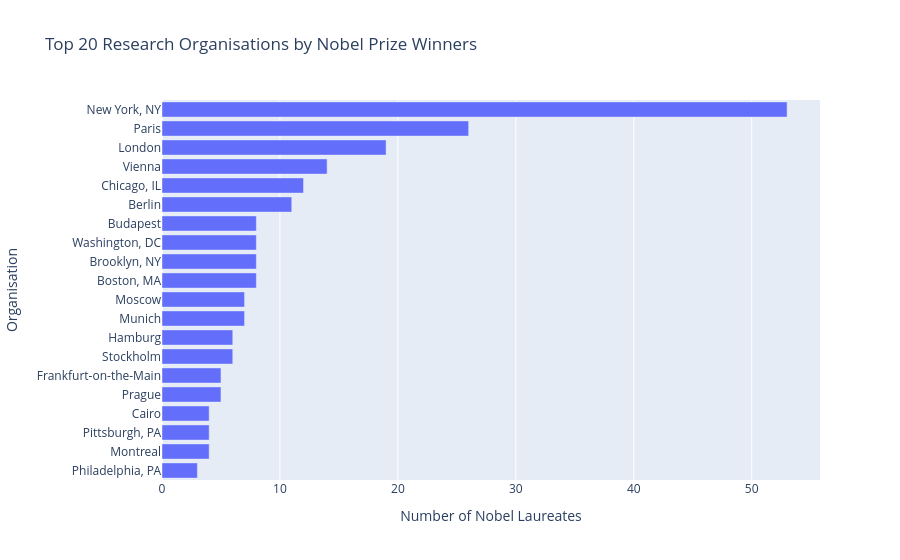

The notebook cell this image was saved under:
### Markdown cell above
# Where are Nobel Laureates Born? Chart the Laureate Birth Cities 

**Challenge**: 
* Create a plotly bar chart graphing the top 20 birth cities of Nobel laureates. 
* Use a named colour scale called `Plasma` for the chart.
* What percentage of the United States prizes came from Nobel laureates born in New York? (18.86120996441281)
* How many Nobel laureates were born in London, Paris and Vienna? (19, 26, 14)
* Out of the top 5 cities, how many are in the United States?(2)

### Code cell
city_count = (df_data.groupby("birth_city").size().sort_values(ascending=False))

top_20 = city_count.head(20)[::-1]
print(top_20)

fig = px.bar(
    top_20,
    x=top_20.values,
    y=top_20.index,
    orientation="h",
    color_continuous_scale="Plasma",
    title="Top 20 Research Organisations by Nobel Prize Winners",
    labels={
        "x": "Number of Nobel Laureates",
        "y": "Organisation"
    }
)

fig.show()


usa_prizes = int(df_data[df_data["birth_country_current"] == "United States of America"].shape[0])
# print(usa_prizes)
new_york = int(city_count.head(1).iloc[0])
print((new_york/usa_prizes) * 100)

### Figure 1 — Plotly figure (JSON) as saved in the notebook; plotly's stock layout.template omitted (floating-point values rounded to 4 significant figures)
{"data": [{"hovertemplate": "Number of Nobel Laureates=%{x}<br>Organisation=%{y}<extra></extra>", "legendgroup": "", "marker": {"color": "#636efa", "pattern": {"shape": ""}}, "name": "", "orientation": "h", "showlegend": false, "textposition": "auto", "type": "bar", "x": [3, 4, 4, 4, 5, 5, 6, 6, 7, 7, 8, 8, 8, 8, 11, 12, 14, 19, 26, 53], "xaxis": "x", "y": ["Philadelphia, PA", "Montreal", "Pittsburgh, PA", "Cairo", "Prague", "Frankfurt-on-the-Main", "Stockholm", "Hamburg", "Munich", "Moscow", "Boston, MA", "Brooklyn, NY", "Washington, DC", "Budapest", "Berlin", "Chicago, IL", "Vienna", "London", "Paris", "New York, NY"], "yaxis": "y"}], "layout": {"barmode": "relative", "legend": {"tracegroupgap": 0}, "title": {"text": "Top 20 Research Organisations by Nobel Prize Winners"}, "xaxis": {"anchor": "y", "domain": [0, 1], "title": {"text": "Number of Nobel Laureates"}}, "yaxis": {"anchor": "x", "domain": [0, 1], "title": {"text": "Organisation"}}}}
